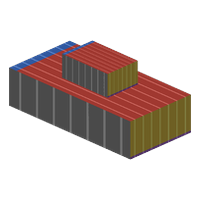
#> input picture tools/selftest_obj2polymesh/预览_正确深度.png, 200 x 200 px
$ python icon_preview.py 'selftest_obj2polymesh/预览_正确深度.png'
#> lines starting #> are read from the running program, lines starting #| are printed output that depends on the picture
#!/usr/bin/env python3
# -*- coding: utf-8 -*-
"""图标预览工具：拼图放大查看 / ASCII 剪影排查。

用法：
    py tools/icon_preview.py a.png b.png --out preview.png --cols 3
        拼成一张对照图（棋盘格底、按 --scale 放大、标注内容尺寸）

    py tools/icon_preview.py a.png --ascii
        在终端打印 alpha 剪影（排查浮空部件、朝向、内容框）

    py tools/icon_preview.py <目录> --scale 3
        目录下所有 png 一起拼图
"""
import argparse
import os
import sys

import numpy as np
from PIL import Image, ImageDraw

CHARS = " .+#"


def content_box(im):
    bb = im.getchannel("A").point(lambda a: 255 if a > 8 else 0).getbbox()
    return bb


def ascii_view(path, width=96, height=30):
    im = Image.open(path).convert("RGBA")
    a = np.array(im)[:, :, 3]
    ys, xs = np.where(a > 8)
    if len(xs) == 0:
        print("== %s\n   [空图]" % path)
        return
    x0, y0, x1, y1 = int(xs.min()), int(ys.min()), int(xs.max()), int(ys.max())
    print("== %s\n   %dx%d  内容 %dx%d  框 (%d,%d)-(%d,%d)" % (
        path, im.width, im.height, x1 - x0 + 1, y1 - y0 + 1, x0, y0, x1, y1))
    sub = (a[y0:y1 + 1, x0:x1 + 1] > 8).astype(float)
    h, w = sub.shape
    for r in range(height):
        r0, r1 = r * h // height, max((r + 1) * h // height, r * h // height + 1)
        line = ""
        for c in range(width):
            c0, c1 = c * w // width, max((c + 1) * w // width, c * w // width + 1)
            val = sub[r0:r1, c0:c1].mean()
            line += CHARS[0] if val < 0.08 else (
                CHARS[1] if val < 0.35 else (CHARS[2] if val < 0.7 else CHARS[3]))
        print("   |" + line + "|")


def checker(w, h, step=16):
    im = Image.new("RGB", (w, h), (246, 246, 248))
    dr = ImageDraw.Draw(im)
    for y in range(0, h, step):
        for x in range(0, w, step):
            if ((x // step) + (y // step)) % 2:
                dr.rectangle([x, y, x + step - 1, y + step - 1], fill=(228, 228, 234))
    return im


def montage(paths, out, scale=2, cols=1):
#> called with out = 'tools/icon_preview.png', scale = 2, cols = 1
    rows = [p for p in paths if os.path.exists(p)]
    if not rows:
        raise SystemExit("没有可用的输入图片")
    tiles = []
    for p in rows:
        im = Image.open(p).convert("RGBA")
#> im is the input picture: PIL image 200x200 RGBA; mean R, G, B, A 40.1, 27.1, 23, 88.7
        bb = content_box(im)
#> in content_box, `bb = im.getchannel("A").point(lambda a: 255 if a > 8 else 0).getbbox()`: bb = (9, 40, 191, 160)
#> bb = (9, 40, 191, 160)
        tiles.append((os.path.basename(p), im,
                      "%dx%d" % (bb[2] - bb[0], bb[3] - bb[1]) if bb else "空"))
    tw = max(t[1].width for t in tiles) * scale
#> tw = 400
    th = max(t[1].height for t in tiles) * scale
#> th = 400
    pad, head = 10, 20
    cols = max(1, min(cols, len(tiles)))
#> cols = 1
    nrows = (len(tiles) + cols - 1) // cols
#> nrows = 1
    canvas = Image.new("RGB", (pad + cols * (tw + pad), pad + nrows * (head + th + pad)),
                       (250, 250, 252))
    d = ImageDraw.Draw(canvas)
    for i, (name, im, note) in enumerate(tiles):
        r, c = divmod(i, cols)
        x = pad + c * (tw + pad)
        y = pad + r * (head + th + pad)
        d.text((x, y), "%s   内容 %s" % (name, note), fill=(45, 45, 60))
        box = checker(tw, th)
        big = im.resize((im.width * scale, im.height * scale), Image.LANCZOS)
        box.paste(big, (0, 0), big)
        canvas.paste(box, (x, y + 14))
        d.rectangle([x, y + 14, x + tw - 1, y + 14 + th - 1], outline=(185, 185, 195))
#> this loop made 1 pass
#> (name, note, r, c, x, y) on pass 1: ('预览_正确深度.png', '182x120', 0, 0, 10, 10)
#> pass 1, in montage, `box = checker(tw, th)`:
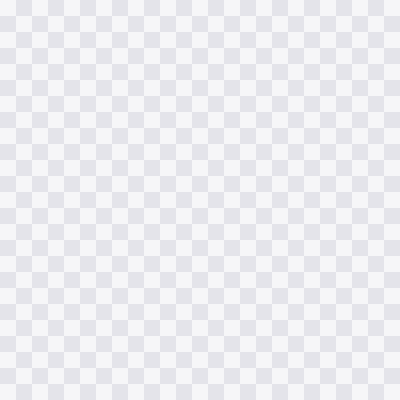
#> box: PIL image 400x400 RGB; mean R, G, B 237, 237, 241
#> after the loop:
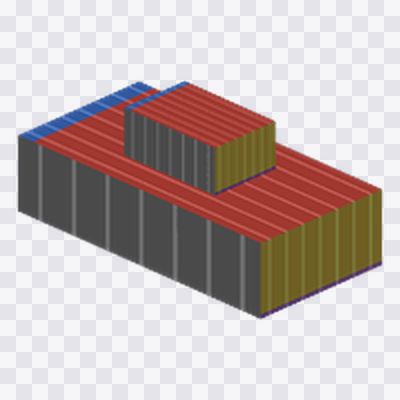
#> box: PIL image 400x400 RGB; mean R, G, B 194.3, 181.4, 179.8
#> after the loop:
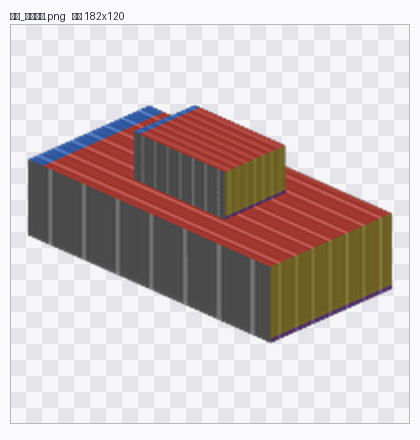
#> canvas: PIL image 420x440 RGB; mean R, G, B 201, 189.8, 188.8
    canvas.save(out)
    print("预览图 -> %s  %dx%d  (%d 张)" % (out, canvas.width, canvas.height, len(tiles)))
#| 预览图 -> tools/icon_preview.png  420x440  (1 张)


def main():
    ap = argparse.ArgumentParser(description="图标预览 / ASCII 剪影")
    ap.add_argument("inputs", nargs="+", help="png 文件或目录")
    ap.add_argument("--out", default="", help="拼图输出路径，默认 icon_preview.png")
    ap.add_argument("--scale", type=int, default=2, help="放大倍数，默认 2")
    ap.add_argument("--cols", type=int, default=1, help="每行放几张，默认 1（竖排）")
    ap.add_argument("--ascii", action="store_true", help="打印 ASCII 剪影（不写文件）")
    ap.add_argument("--width", type=int, default=96, help="ASCII 宽度，默认 96")
    ap.add_argument("--height", type=int, default=30, help="ASCII 高度，默认 30")
    args = ap.parse_args()

    paths = []
    for p in args.inputs:
        if os.path.isdir(p):
            paths += [os.path.join(p, f) for f in sorted(os.listdir(p)) if f.endswith(".png")]
        else:
            paths.append(p)

    if args.ascii:
        for p in paths:
            ascii_view(p, args.width, args.height)
        return

    out = args.out or os.path.join(os.getcwd(), "icon_preview.png")
    montage(paths, out, args.scale, args.cols)


if __name__ == "__main__":
    main()

$ run again, on tools/ch53e_import/预览_主旋翼骨骼.png
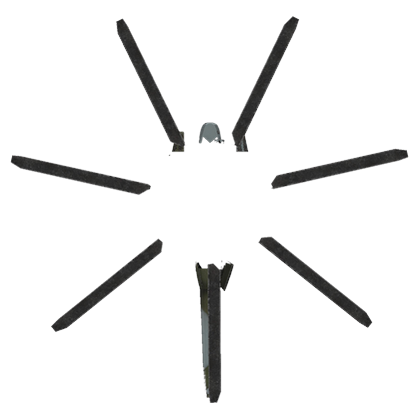
#> input picture tools/ch53e_import/预览_主旋翼骨骼.png, 420 x 420 px
#> in montage, im is the input picture: PIL image 420x420 RGBA; mean R, G, B, A 4.3, 4.3, 4.2, 18.9
#> in content_box, `bb = im.getchannel("A").point(lambda a: 255 if a > 8 else 0).getbbox()`: bb = (10, 16, 409, 403)
#> tw = 840
#> cols = 1
#> the loop in montage, `for i, (name, im, note) in enumerate(tiles):` made 1 pass
#> (name, note, r, c, x, y) on pass 1: ('预览_主旋翼骨骼.png', '399x387', 0, 0, 10, 10)
#> after the loop in montage, `for i, (name, im, note) in enumerate(tiles):`:
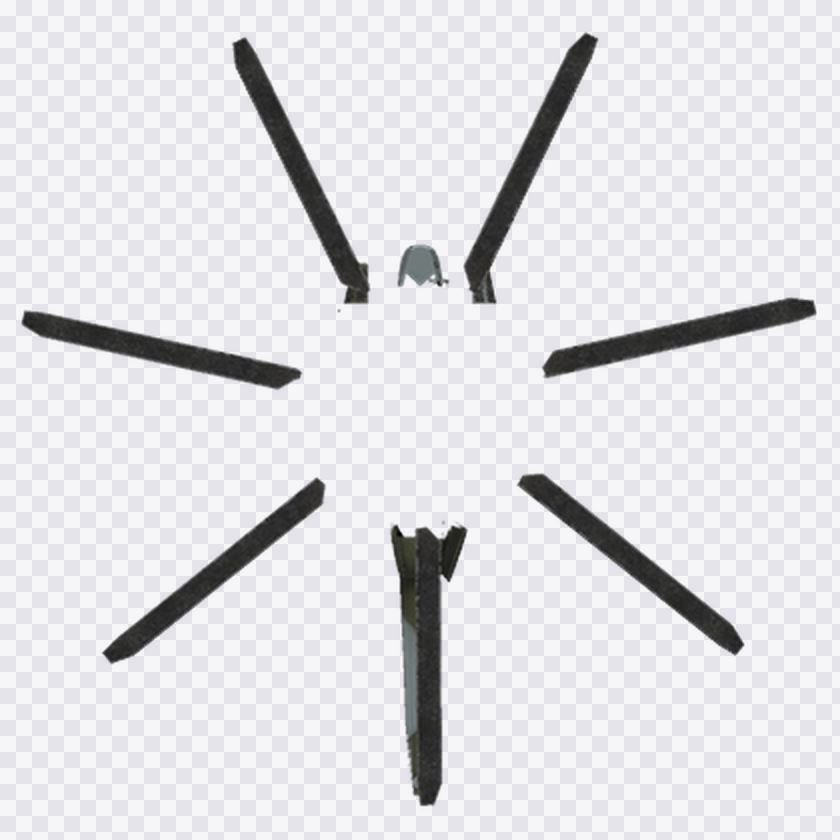
#> box: PIL image 840x840 RGB; mean R, G, B 223.3, 223.3, 226.9
#> after the loop in montage, `for i, (name, im, note) in enumerate(tiles):`:
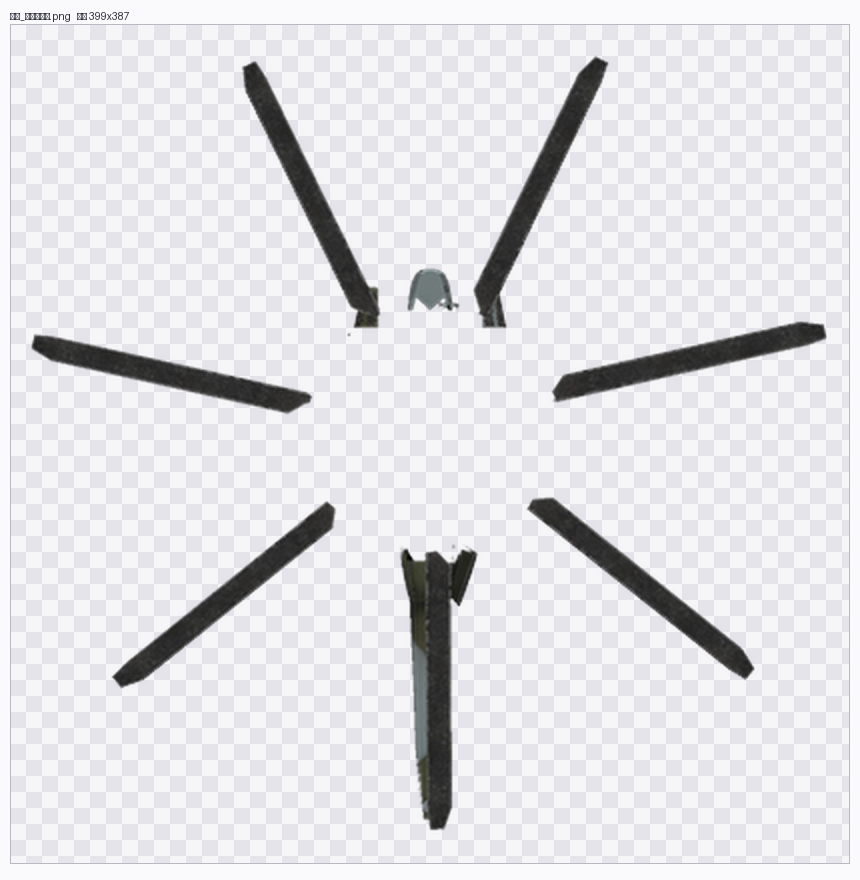
#> canvas: PIL image 860x880 RGB; mean R, G, B 224.8, 224.8, 228.3
#| 预览图 -> tools/icon_preview.png  860x880  (1 张)

$ run again, on tools/ch53e_import/预览_侧视.png
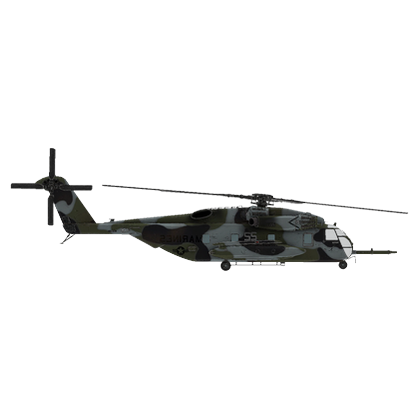
#> input picture tools/ch53e_import/预览_侧视.png, 420 x 420 px
#> in montage, im is the input picture: PIL image 420x420 RGBA; mean R, G, B, A 3.9, 4, 3.8, 19.1
#> in content_box, `bb = im.getchannel("A").point(lambda a: 255 if a > 8 else 0).getbbox()`: bb = (10, 148, 408, 271)
#> tw = 840
#> cols = 1
#> the loop in montage, `for i, (name, im, note) in enumerate(tiles):` made 1 pass
#> (name, note, r, c, x, y) on pass 1: ('预览_侧视.png', '398x123', 0, 0, 10, 10)
#> after the loop in montage, `for i, (name, im, note) in enumerate(tiles):`:
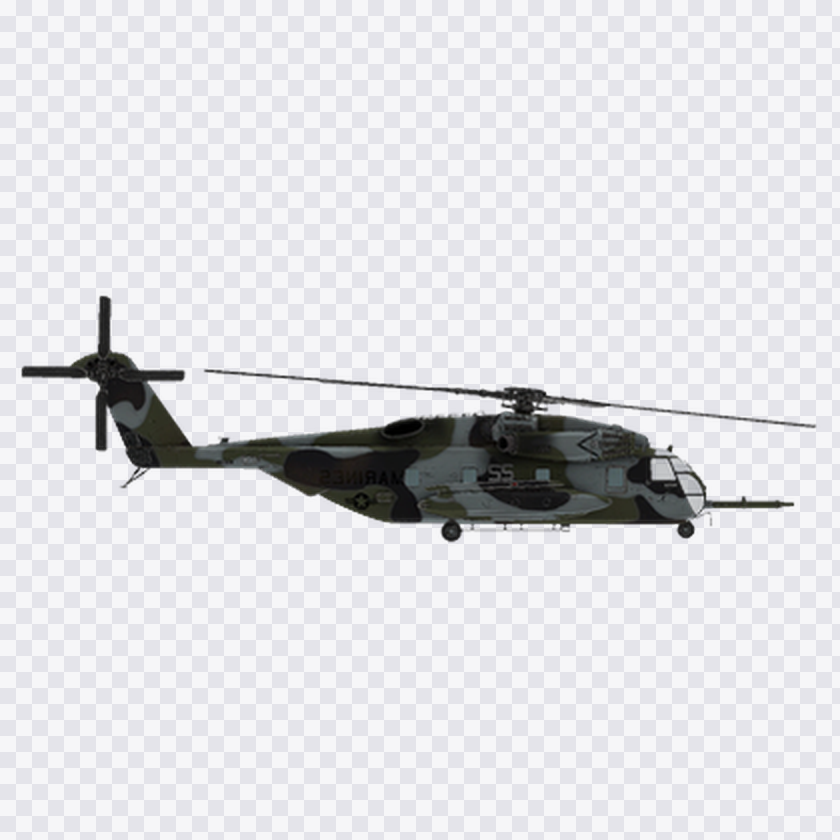
#> box: PIL image 840x840 RGB; mean R, G, B 222.8, 222.9, 226.4
#> after the loop in montage, `for i, (name, im, note) in enumerate(tiles):`:
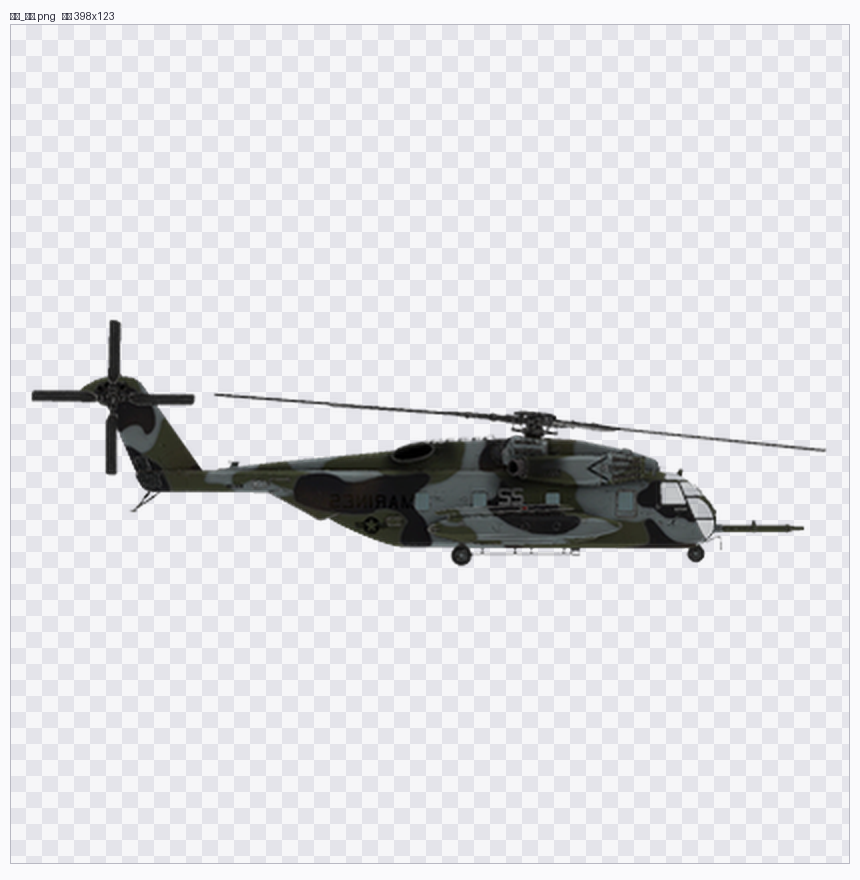
#> canvas: PIL image 860x880 RGB; mean R, G, B 224.3, 224.5, 227.9
#| 预览图 -> tools/icon_preview.png  860x880  (1 张)
